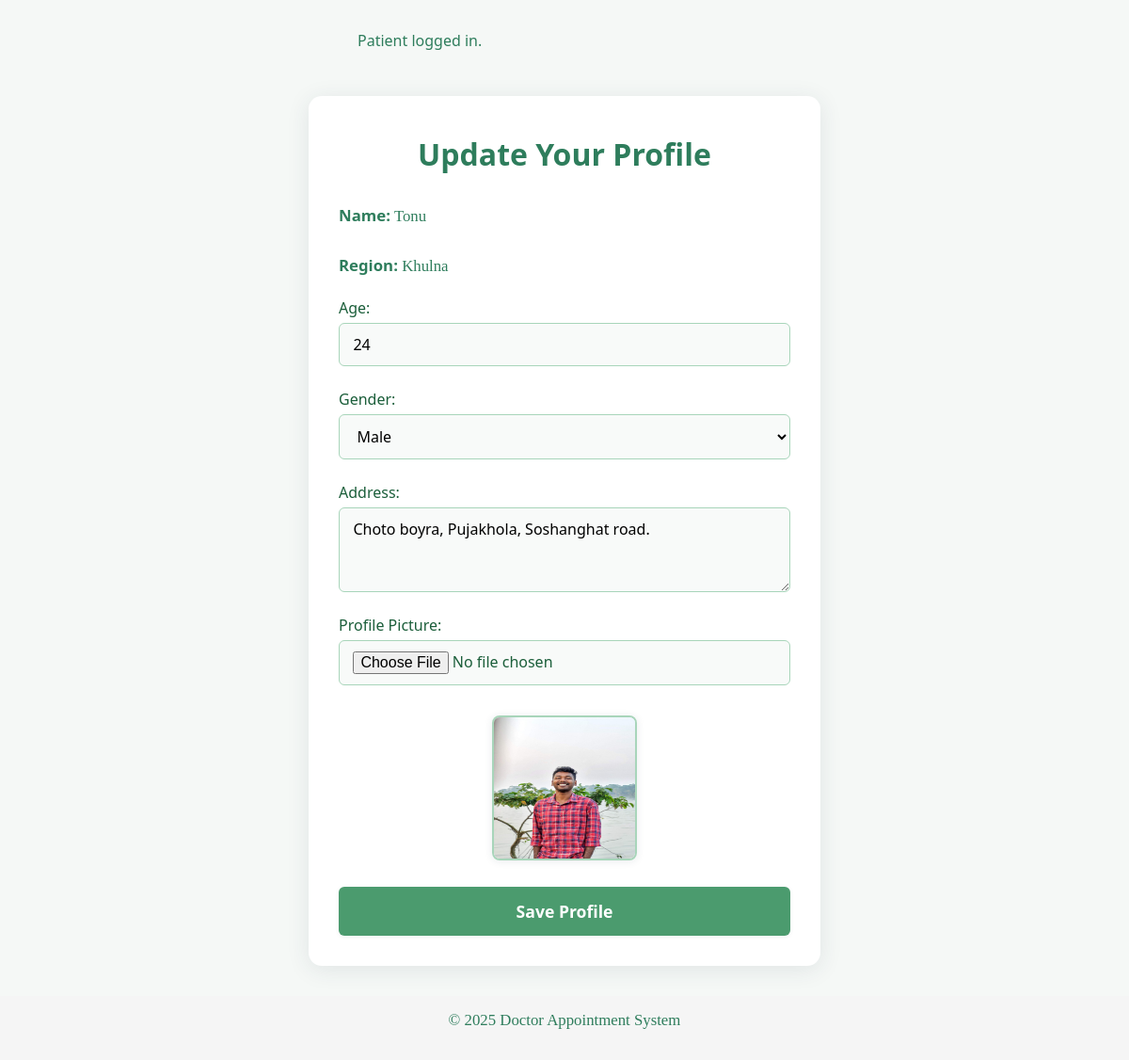
The app's page /patient/profile.php (signed in) with its own data.
### tables this page shows
CREATE TABLE `patients` (
  `id` int(11) NOT NULL,
  `name` varchar(150) NOT NULL,
  `region_id` int(11) NOT NULL,
  `age` int(11) DEFAULT NULL,
  `email` varchar(255) NOT NULL,
  `password` varchar(255) NOT NULL,
  `profile_pic` varchar(255) DEFAULT NULL,
  `address` varchar(255) DEFAULT NULL,
  `gender` enum('Male','Female','Other') DEFAULT NULL,
  `created_at` timestamp NOT NULL DEFAULT current_timestamp()
);

CREATE TABLE `regions` (
  `id` int(11) NOT NULL,
  `name` varchar(100) NOT NULL
);

### patient/profile.php (the view, shortened to what this page needs)
<?php
require_once __DIR__ . '/../config.php';
$patient_id = $_SESSION['user_id'];
$name = $region_id = $profile_pic = $address = $gender = '';
$age = 0;
$region_name = '';
$stmt = $db->prepare("
    SELECT name, region_id, profile_pic, age, gender, address
    FROM patients
    WHERE id = ?
");
$stmt->bind_param('i', $patient_id);
$stmt->execute();
$stmt->bind_result($name, $region_id, $profile_pic, $age, $gender, $address);
if ($region_id) {
    $r = $db->prepare("SELECT name FROM regions WHERE id = ?");
    $r->bind_param('i', $region_id);
    $r->execute();
    $r->bind_result($region_name);
}
?>
<!DOCTYPE html>
<html lang="en">
<head>
  <?php include '../templates/header.php'; ?>
  <link rel="stylesheet" href="../assets/css/base.css">
  <link rel="stylesheet" href="../assets/css/profile.css">
</head>
<body>
  <div class="flash-container"><?php show_flash(); ?></div>
  <div class="patient-profile-container">
    <h1>Update Your Profile</h1>
    <form method="post" enctype="multipart/form-data">
      <p><strong>Name:</strong> <?= htmlspecialchars($name) ?></p>
      <p><strong>Region:</strong> <?= htmlspecialchars($region_name) ?></p>
      <label>
        Age:
        <input type="number" name="age" value="<?= htmlspecialchars($age) ?>" min="0" required>
      </label>
      <label>
        Gender:
        <select name="gender" required>
          <option value="Male"   <?= $gender==='Male'   ? 'selected' : '' ?>>Male</option>
        </select>
      </label>
      <label>
        Address:
        <textarea name="address" rows="3" required><?= htmlspecialchars($address) ?></textarea>
      </label>
      <label>
        Profile Picture:
        <input type="file" name="profile_pic" accept="image/*">
      </label>
      <?php if ($profile_pic): ?>
        <img src="../<?= htmlspecialchars($profile_pic) ?>" alt="Profile Pic" width="150">
      <?php endif; ?>
      <button type="submit">Save Profile</button>
    </form>
  </div>
  <?php include '../templates/footer.php'; ?>
</body>
</html>

### assets/css/base.css (style rules this page uses)
* { margin: 0; padding: 0; font-family: 'Segoe UI', Arial, sans-serif; }
body { background: #f5f8f6; color: #2E7D5C; }
h1 { font-size: 2.5rem; font-weight: 700; }
p { font-family: Georgia, 'Times New Roman', Times, serif; margin-bottom: 1rem; color: #2E7D5C; font-size: 1.05rem; }

### assets/css/profile.css (style rules this page uses)
.profile-form-container, .patient-profile-container { background: #fff; max-width: 480px; margin: 3rem auto 2rem auto; padding: 2.5rem 2rem 2rem 2rem; border-radius: 14px; box-shadow: 0 4px 24px rgba(44, 62, 80, 0.10); display: flex; flex-direction: column; align-items: center; }
.profile-form-container h1, .patient-profile-container h1 { color: #2E7D5C; font-size: 2rem; margin-bottom: 1.5rem; font-weight: 700; text-align: center; }
.profile-form-container form, .patient-profile-container form { width: 100%; display: flex; flex-direction: column; gap: 1.2rem; }
.profile-form-container label, .patient-profile-container label { color: #1B5E3A; font-weight: 500; margin-bottom: 0.3rem; display: flex; flex-direction: column; font-size: 1rem; }
.profile-form-container input[type="text"], .profile-form-container input[type="number"], .profile-form-container input[type="file"], .profile-form-container select, .patient-profile-container input[type="number"], .patient-profile-container input[type="file"], .patient-profile-container select, .patient-profile-container textarea { padding: 0.7rem 0.9rem; border: 1.5px solid #A8D5BA; border-radius: 6px; font-size: 1rem; margin-top: 0.3rem; background: #f8faf9; }
.profile-form-container button[type="submit"], .patient-profile-container button[type="submit"] { background: #4B9B6E; color: #fff; border: none; padding: 0.9rem 0; border-radius: 6px; font-size: 1.1rem; font-weight: 600; cursor: pointer; margin-top: 0.5rem; box-shadow: 0 1px 4px rgba(44, 62, 80, 0.08); display: block; width: 100%; }
.profile-form-container p, .patient-profile-container p { margin: 0.5rem 0 0.2rem 0; color: #2E7D5C; font-size: 1.05rem; }
.profile-form-container img, .patient-profile-container img { margin-top: 0.5rem; border-radius: 8px; border: 2px solid #A8D5BA; box-shadow: 0 1px 8px rgba(44, 62, 80, 0.10); max-width: 150px; max-height: 150px; display: block; margin-left: auto; margin-right: auto; }
.flash-container { max-width: 440px; margin: 2rem auto 0 auto; }

### records on screen
patients: name "Tonu", age "24", gender "Male", address "Choto boyra, Pujakhola, Soshanghat road.", profile_pic (picture)
regions: name "Khulna"

### other values on screen
$m "Patient logged in."
